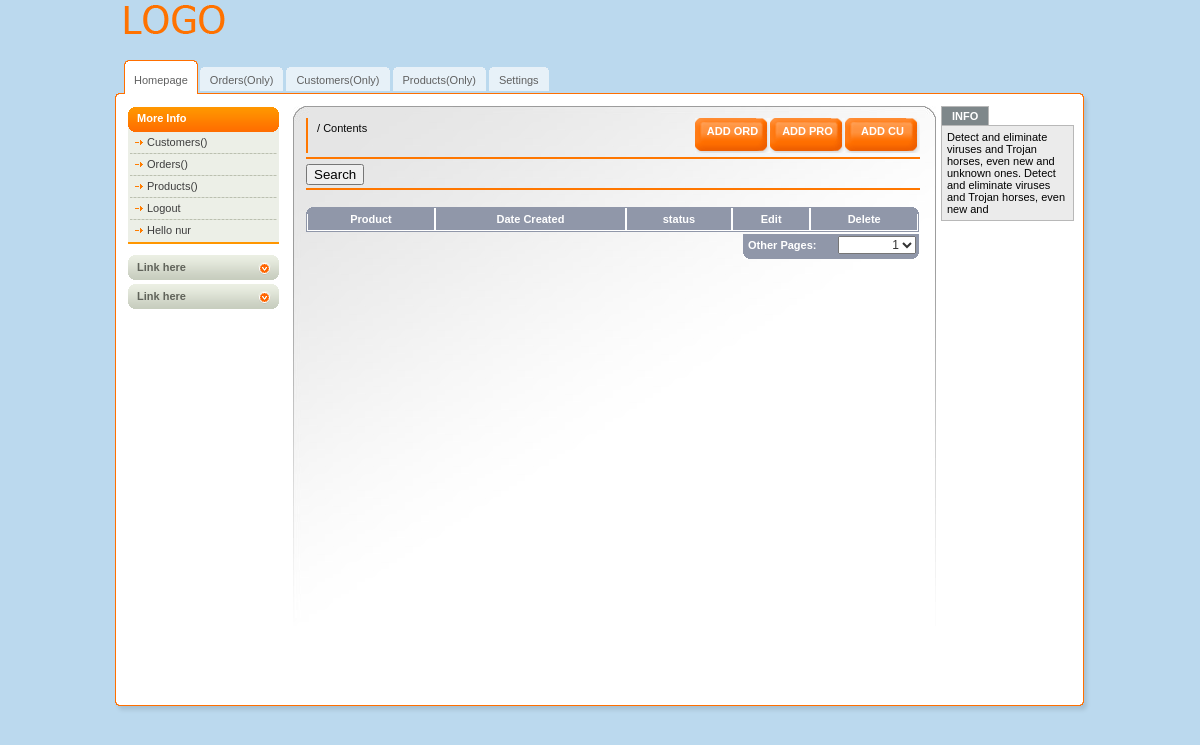
/user_page/ (signed in), run on an earlier commit of the app's database.
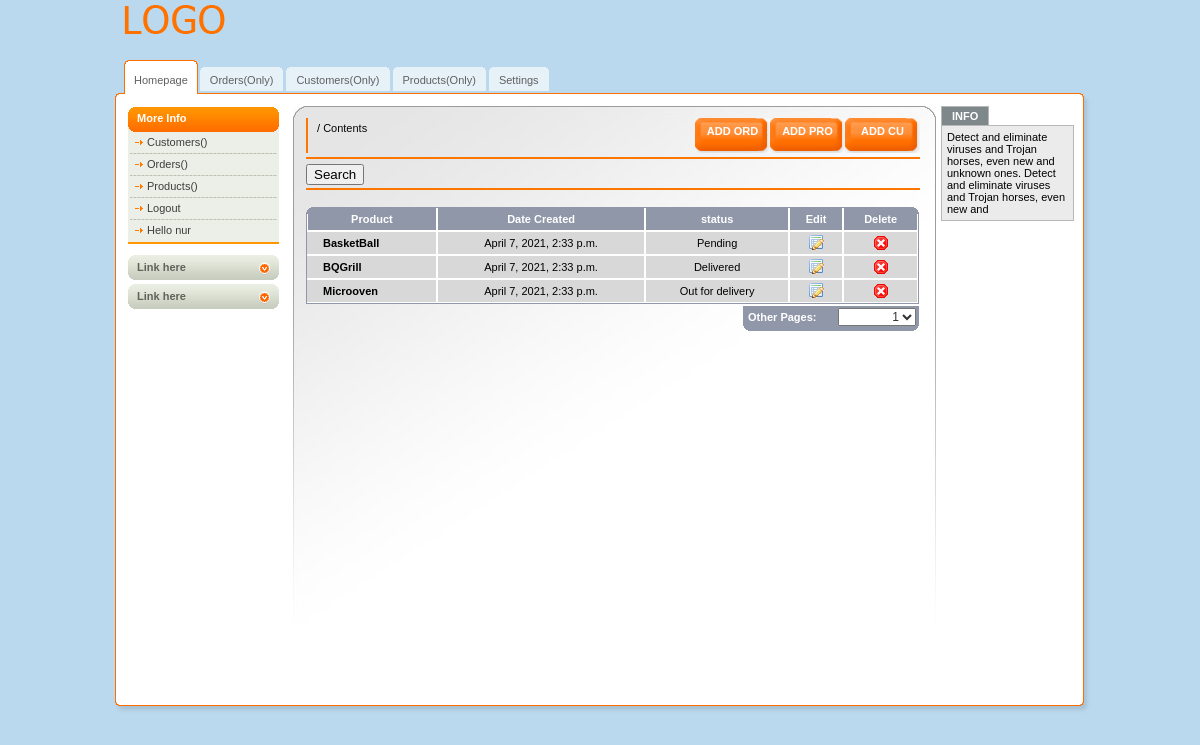
And on a later commit of the database.
### core/models.py (models this page shows, shortened)
class Order(models.Model):
    STATUS =(
        ('Pending','Pending'),
        ('Delivered','Delivered'),
        ('Out for delivery','Out for delivery')
    )
    customer = models.ForeignKey(Customer,null=True,on_delete=models.CASCADE)
    product = models.ForeignKey(Product,null=True,on_delete=models.CASCADE)
    date_created= models.DateTimeField(auto_now_add=True)
    status = models.CharField(max_length=100,choices=STATUS)
    slug = models.SlugField(blank=True,null=True)

class Product(models.Model):
    CATEGORY =(
        ('Indoor','Indoor'),
        ('Outdoor','Outdoor')
    )
    name= models.CharField(max_length=100)
    price = models.FloatField()
    category = models.CharField(max_length=100,choices=CATEGORY)
    description = models.CharField(max_length=100)
    date_created = models.DateTimeField(auto_now_add=True)
    tags = models.ManyToManyField('Tag')
    def __str__(self):
        return self.name

### core/views.py (the view)
# urls.py: path('user_page/',UserPage,name='user_page'),
def UserPage(request):
    orders = request.user.customer.order_set.all()
    context={'orders':orders}
    return render(request,'user.html',context)

### core/templates/user.html (shortened to what this page needs)
{% extends 'base.html' %}
{% block content %}
{% load static %}
  <div id="middle">
   {% include 'side.html' %}
    <div id="center-column">
      <div class="top-bar"> <a href="#" class=" btn-sm button">Add Cu </a>
      <a href="#" class="button">Add Pro </a>
      <a href="{% url 'add_order'%}" class="button">Add Ord </a>
        <div class="breadcrumbs"><a href="#">{{title}}</a> / <a href="#">Contents</a></div>
      </div>
      <br />
      <form method='GET'>{% csrf_token %}
      <div class="select-bar">
        <label>
        <input type="submit" name="Submit" value="Search" />
        </label>
      </div>
       </form>
      <div class="table"> <img src="img/bg-th-left.gif" width="8" height="7" alt="" class="left" /> <img src="img/bg-th-right.gif" width="7" height="7" alt="" class="right" />
        <table class="listing" cellpadding="0" cellspacing="0">
          <tr>
            <th>Product</th>
            <th>Date Created</th>
            <th>status</th>
            <th>Edit</th>
            <th>Delete</th>
          </tr>
          {% for customer in orders %}
          <tr>
            <td class="first style2">{{customer.product}} </td>
            <td>{{customer.date_created}}</td>
            <td>{{customer.status}}</td>
             <td><img src=" {% static 'img/edit-icon.gif' %}" width="16" height="16" alt="save" /></td>
            <td><img src=" {% static 'img/hr.gif' %}" width="16" height="16" alt="" /></td>
          </tr>
          {% endfor %}
        </table>
        <div class="select"> <strong>Other Pages: </strong>
          <select>
            <option>1</option>
          </select>
        </div>
      </div>
    </div>
            {% endblock content %}

What changed in the data, as far as the page shows it:
added Order: product "BasketBall", date_created "April 7, 2021, 2:33 p.m.", status "Pending"
added Order: product "BQGrill", date_created "April 7, 2021, 2:33 p.m.", status "Delivered"
added Order: product "Microoven", date_created "April 7, 2021, 2:33 p.m.", status "Out for delivery"
